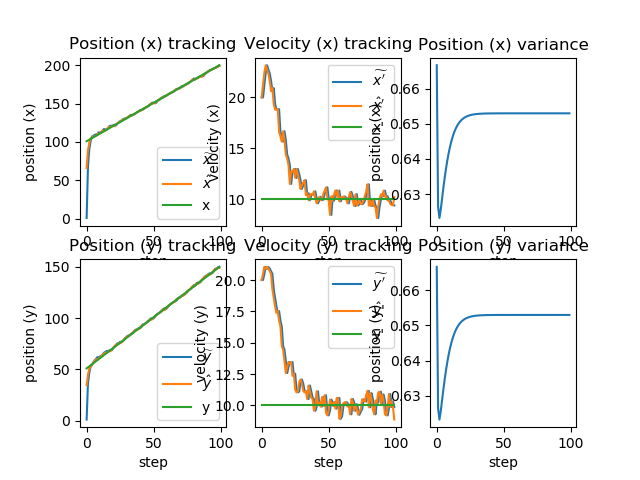

Source code (Python):
import time
import os
import sys

import matplotlib.pyplot as plt
import pandas as pd

df = pd.read_csv(sys.argv[1])

plt, axes = plt.subplots(2, 3)
x_plot, dx_plot, y_plot, dy_plot = axes[0][0], axes[0][1], axes[1][0], axes[1][1]
x_var, y_var = axes[0][2], axes[1][2]

x_plot.plot(df['x_'])
x_plot.plot(df['x'])
x_plot.plot(df['x_real'])
x_plot.legend(['$\widetilde{x}$', '$\hat{x}$', 'x'])
x_plot.set_xlabel('step')
x_plot.set_ylabel('position (x)')
x_plot.set_title('Position (x) tracking')

x_var.plot(df['x_var'])
x_var.set_xlabel('step')
x_var.set_ylabel('position (x)')
x_var.set_title('Position (x) variance')

dx_plot.plot(df['dx_'])
dx_plot.plot(df['dx'])
dx_plot.plot(df['dx_real'])
dx_plot.legend(['$\widetilde{x\'}$', '$\hat{x}\'$', 'x\''])
dx_plot.set_xlabel('step')
dx_plot.set_ylabel('velocity (x)')
dx_plot.set_title('Velocity (x) tracking')

y_plot.plot(df['y_'])
y_plot.plot(df['y'])
y_plot.plot(df['y_real'])
y_plot.legend(['$\widetilde{y}$', '$\hat{y}$', 'y'])
y_plot.set_xlabel('step')
y_plot.set_ylabel('position (y)')
y_plot.set_title('Position (y) tracking')

dy_plot.plot(df['dy_'])
dy_plot.plot(df['dy'])
dy_plot.plot(df['dy_real'])
dy_plot.legend(['$\widetilde{y\'}$', '$\hat{y}$\'', 'y\''])
dy_plot.set_xlabel('step')
dy_plot.set_ylabel('velocity (y)')
dy_plot.set_title('Velocity (y) tracking')

y_var.plot(df['y_var'])
y_var.set_xlabel('step')
y_var.set_ylabel('position (y)')
y_var.set_title('Position (y) variance')

plt.savefig(sys.argv[2])
